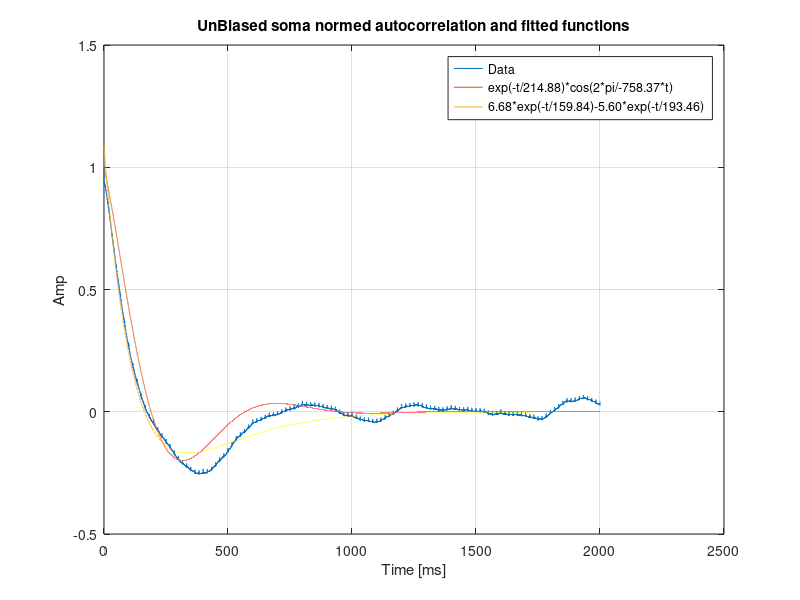

MATLAB code to generate this figure:
close all;
clear all;
clc;


load('avrgSomaAutocorrData.mat')

F1 = @(p, t) exp(-t./p(1)).*cos((2*pi/p(2)).*t);
F2 = @(p, t) p(1).*exp(-t./p(2))-p(3).*exp(-t./p(4));


x0 = [400, 500];
[p1,resnorm,~,exitflag,output] = lsqcurvefit(F1,x0,tt,XC_soma_avrg);

x0 = [1, 400, 1, 500];
[p2,resnorm2,~,exitflag2,output2] = lsqcurvefit(F2,x0,tt,XC_soma_avrg);

figure;
set(gcf,'units','points','position',[0,0,1200,500])
plot(tt, XC_soma_avrg)
hold on
plot(tt, F1(p1, tt))
hold on
plot(tt, F2(p2, tt))
title('UnBiased soma normed autocorrelation and fitted functions')
legend('Data', sprintf('exp(-t/%.2f)*cos(2*pi/%.2f*t)', p1(1), p1(2)), sprintf('%.2f*exp(-t/%.2f)-%.2f*exp(-t/%.2f)', p2(1), p2(2), p2(3), p2(4)))
xlabel('Time [ms]')
ylabel('Amp')
grid on
